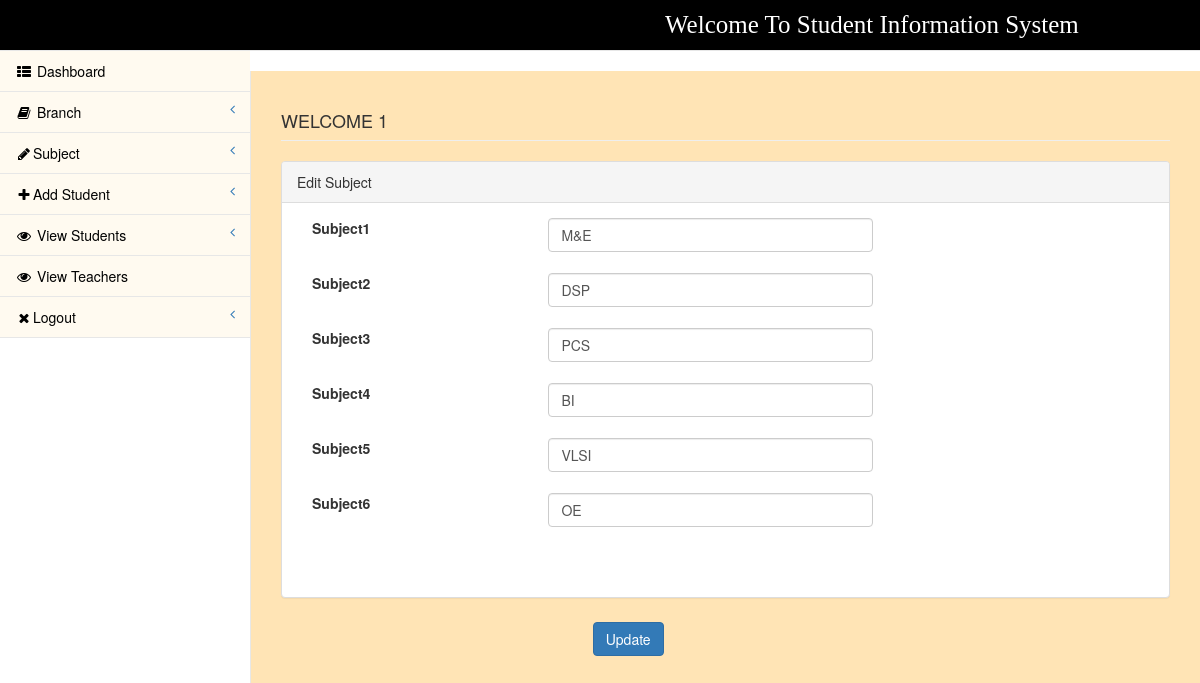
/pages/edit-sub.php?sid=5 (signed in), run on the app's committed database.
### tables this page shows
CREATE TABLE IF NOT EXISTS `subject` (
  `subid` int(11) NOT NULL AUTO_INCREMENT,
  `cshort` varchar(50) NOT NULL,
  `cfull` varchar(250) NOT NULL,
  `sub1` varchar(250) NOT NULL,
  `sub2` varchar(250) NOT NULL,
  `sub3` varchar(250) NOT NULL,
  `sub4` varchar(250) NOT NULL,
  `sub5` varchar(250) NOT NULL,
  `sub6` varchar(250) NOT NULL,
  PRIMARY KEY (`subid`)
);

### config/DbFunction.php (called while the page is built, shortened)
<?php
class DbFunction{
function showSubject1($sid){
	$db = Database::getInstance();
	$mysqli = $db->getConnection();
	$query = "SELECT * FROM subject where subid='$sid' ";
	$stmt= $mysqli->query($query);
	return $stmt;
}
}
?>

### pages/edit-sub.php (the view, shortened to what this page needs)
<?php
include('../config/DbFunction.php');
 $obj=new DbFunction();
    $id=$_GET['sid'];
    $rs=$obj->showSubject1($id);
    $res=$rs->fetch_object();
?>
<!DOCTYPE html>
<html lang="en">
<head>
<link href="../bower_components/bootstrap/dist/css/bootstrap.min.css"
	rel="stylesheet">
<link href="../bower_components/metisMenu/dist/metisMenu.min.css"
	rel="stylesheet">
<link href="../dist/css/sb-admin-2.css" rel="stylesheet">
<link href="../bower_components/font-awesome/css/font-awesome.min.css"
	rel="stylesheet" type="text/css">
</head>
<body>
<form method="post" >
	<div id="wrapper">
		<?php include('leftbar.php')?>;
		<div id="page-wrapper">
			<div class="row">
				<div class="col-lg-12">
					<h4 class="page-header"> <?php echo strtoupper("welcome"." ".htmlentities($_SESSION['login']));?></h4>
				</div>
			</div>
			<div class="row">
				<div class="col-lg-12">
					<div class="panel panel-default">
						<div class="panel-heading">Edit Subject</div>
						<div class="panel-body">
							<div class="row">
						 	<div class="col-lg-10">
										<div class="form-group">
											<div class="col-lg-4">
					 <label>Subject1</label>
											</div>
											<div class="col-lg-6">
  <input class="form-control" name="sub1" id="sub1"  value="<?php echo $res->sub1;?>" required="required">
											</div>
										</div>
								<br><br>
		<div class="form-group">
		<div class="col-lg-4">
		<label>Subject2</label>
		</div>
		<div class="col-lg-6">
<input class="form-control" name="sub2" id="sub2" value="<?php echo $res->sub2;?>" required="required">
		</div>
	 </div>
	 <br><br>
			<div class="form-group">
		<div class="col-lg-4">
		<label>Subject3</label>
		</div>
		<div class="col-lg-6">
<input class="form-control" name="sub3" id="sub3" value="<?php echo $res->sub3;?>" required="required">
		</div>
	 </div>
    <br><br>
                                <div class="form-group">
		<div class="col-lg-4">
		<label>Subject4</label>
		</div>
		<div class="col-lg-6">
<input class="form-control" name="sub4" id="sub4" value="<?php echo $res->sub4;?>" required="required">
		</div>
	 </div>
    <br><br>
                                <div class="form-group">
		<div class="col-lg-4">
		<label>Subject5</label>
		</div>
		<div class="col-lg-6">
<input class="form-control" name="sub5" id="sub5" value="<?php echo $res->sub5;?>" required="required">
		</div>
	 </div>
    <br><br>
                                <div class="form-group">
		<div class="col-lg-4">
		<label>Subject6</label>
		</div>
		<div class="col-lg-6">
<input class="form-control" name="sub6" id="sub6" value="<?php echo $res->sub6;?>" required="required">
		</div>
	 </div>
	</div>
	</div>
	</div>
		<br><br>
							<div class="form-group">
											<div class="col-lg-4">
											</div>
											<div class="col-lg-6"><br><br>
							<input type="submit" class="btn btn-primary" name="update" value="Update"></button>
											</div>
										</div>
				</div>
					</div>
							</div>
						</div>
					</div>
</form>
</body>
</html>

### data on the page
subject: sub1 "M&E", sub2 "DSP", sub3 "PCS", sub4 "BI", sub5 "VLSI", sub6 "OE"
